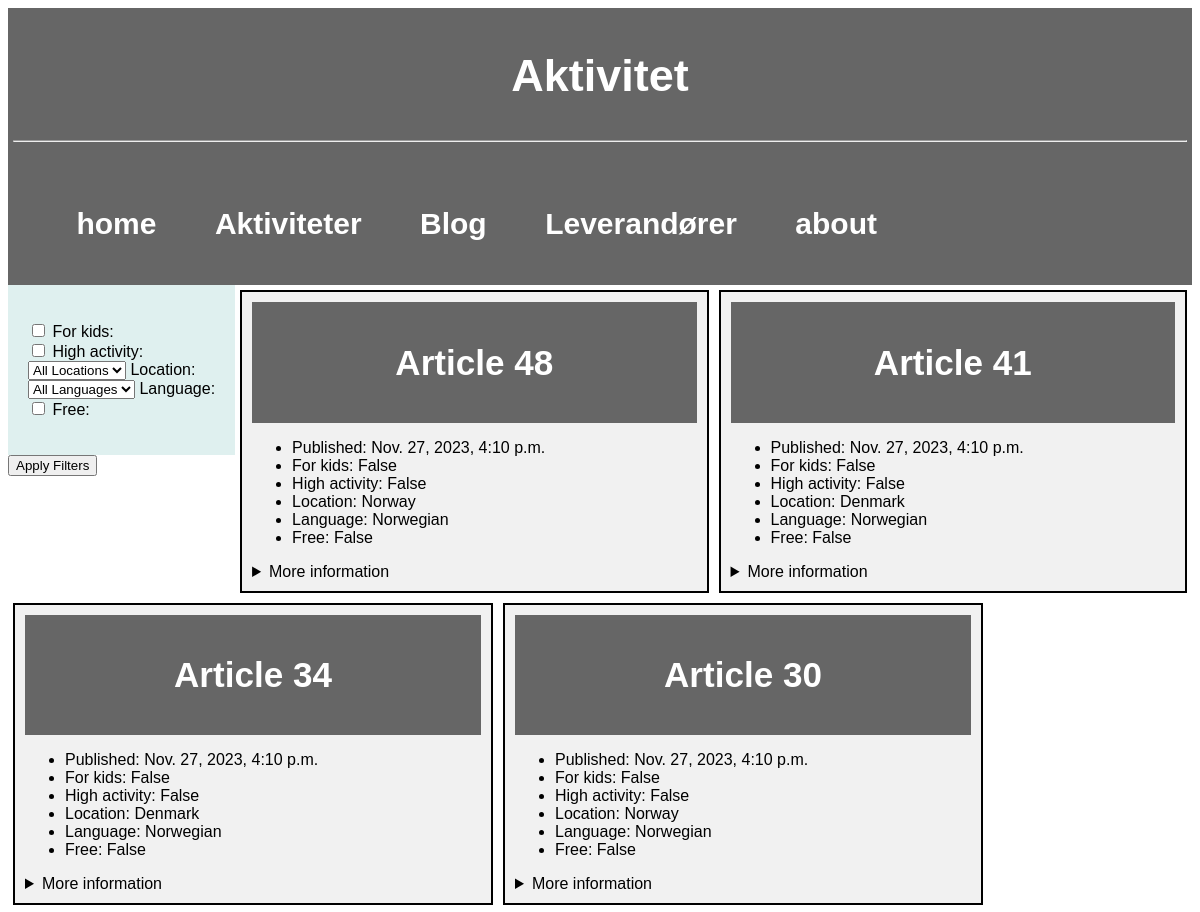
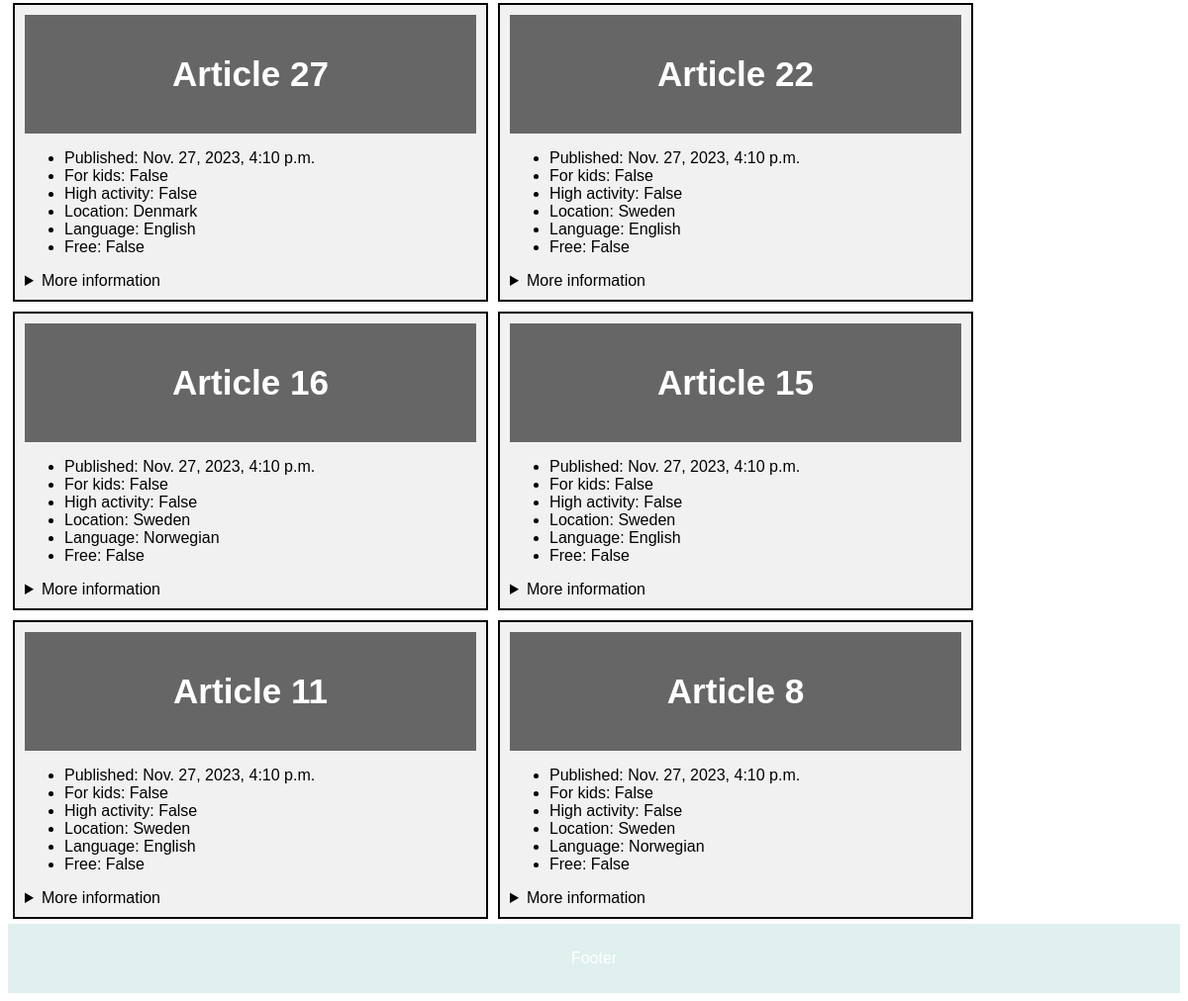
The app's page /articles/ with its own data (2 pictures, top to bottom).
### polls/models.py (models this page shows)
class Article(models.Model):
    title = models.CharField(max_length=200)
    pub_date = models.DateTimeField('date published')
    for_kids = models.BooleanField(default=False)
    high_activity = models.BooleanField(default=False)
    location = models.ForeignKey(Location, on_delete=models.CASCADE)
    language = models.ForeignKey(Language, on_delete=models.CASCADE)
    free = models.BooleanField(default=False)
    slot1_remaining_count = models.IntegerField(default=20)
    slot2_remaining_count = models.IntegerField(default=20)
    slot3_remaining_count = models.IntegerField(default=20)

class Location(models.Model):
    name = models.CharField(max_length=100)

class Language(models.Model):
    name = models.CharField(max_length=100)

### polls/views.py (the view)
# urls.py: path('articles/', ArticleListView.as_view(), name='article_list'),
class ArticleListView(ListView):
    model = Article
    template_name = 'polls/article_list.html'
    context_object_name = 'articles'
    paginate_by = 10  # Set the number of articles per page
    def get_queryset(self):
        queryset = super().get_queryset()
        form = ArticleFilterForm(self.request.GET)
        if form.is_valid():
            location = form.cleaned_data.get('location')
            language = form.cleaned_data.get('language')
            for_kids = form.cleaned_data.get('for_kids')
            high_activity = form.cleaned_data.get('high_activity')
            free = form.cleaned_data.get('free')
            if location:
                queryset = queryset.filter(location=location)
            if language:
                queryset = queryset.filter(language=language)
            if for_kids is not None:
                queryset = queryset.filter(for_kids=for_kids)
            if high_activity is not None:
                queryset = queryset.filter(high_activity=high_activity)
            if free is not None:
                queryset = queryset.filter(free=free)
        return queryset.order_by("-pub_date")
    def get_context_data(self, **kwargs):
        context = super().get_context_data(**kwargs)
        context['form'] = ArticleFilterForm(self.request.GET)
        return context
    def get(self, request, *args, **kwargs):
        self.object_list = self.get_queryset()
        context = self.get_context_data()
        return self.render_to_response(context)

### polls/forms.py
class ArticleFilterForm(forms.Form):
    location = forms.ModelChoiceField(queryset=Location.objects.all(), empty_label="All Locations", required=False)
    language = forms.ModelChoiceField(queryset=Language.objects.all(), empty_label="All Languages", required=False)
    for_kids = forms.BooleanField(required=False, initial=False,
                                  widget=forms.CheckboxInput(attrs={'class': 'form-check-input'}))
    high_activity = forms.BooleanField(required=False, initial=False,
                                       widget=forms.CheckboxInput(attrs={'class': 'form-check-input'}))
    free = forms.BooleanField(required=False, initial=False,
                              widget=forms.CheckboxInput(attrs={'class': 'form-check-input'}))
    def __init__(self, *args, **kwargs):
        super(ArticleFilterForm, self).__init__(*args, **kwargs)
        self.fields['location'].label_from_instance = lambda obj: obj.name
        self.fields['language'].label_from_instance = lambda obj: obj.name

### polls/templates/polls/article_list.html (shortened to what this page needs)
<!DOCTYPE html>
<html lang="en">
<head>
</head>
<body>
<header>
  <h2>Aktivitet</h2>
  <hr>
</header>
<header class="header2">
  <h4 class="toptext">home</h4>
  <h4 class="toptext">Aktiviteter</h4>
  <h4 class="toptext">Blog</h4>
  <h4 class="toptext">Leverandører</h4>
  <h4 class="toptext">about</h4>
</header>
<section>
  <form method="get" action="{% url 'polls:article_list' %}">
    <nav>
      <ul>
        <li>
          {{ form.for_kids }}
          <label>{{ form.for_kids.label_tag }}</label>
        </li>
        <li>
          {{ form.high_activity }}
          <label>{{ form.high_activity.label_tag }}</label>
        </li>
        <li>
          {{ form.location }}
          <label>{{ form.location.label_tag }}</label>
        </li>
        <li>
          {{ form.language }}
          <label>{{ form.language.label_tag }}</label>
        </li>
        <li>
          {{ form.free }}
          <label>{{ form.free.label_tag }}</label>
        </li>
      </ul>
    </nav>
    <button type="submit">Apply Filters</button>
  </form>
    {% for article in articles %}
        <article>
          <header><h1>{{ article.title }}</h1></header>
          <ul>
            <li>Published: {{ article.pub_date }}</li>
            <li>For kids: {{ article.for_kids }}</li>
            <li>High activity: {{ article.high_activity }}</li>
            <li>Location: {{ article.location.name }}</li>
            <li>Language: {{ article.language.name }}</li>
            <li>Free: {{ article.free }}</li>
          </ul>
          <details>
        <summary>More information</summary>
      </details>
        </article>
    {% endfor %}
</section>
<footer>
  <p>Footer</p>
</footer>
</body>
</html>

### polls/templates/polls/article_list.html (style rules this page uses)
* { box-sizing: border-box; }
body { font-family: Arial, Helvetica, sans-serif; }
header { background-color: #666; padding: 5px; text-align: center; font-size: 30px; color: white; }
.header2 { display: flex; flex-direction: row; flex-flow: row wrap; padding-left: 10px; }
.toptext { padding-left: 5%; }
section { display: flex; display: -webkit-flex; flex-direction: column; flex-flow: row wrap; flex: 0 100%; }
nav { -webkit-flex: 1; -ms-flex: 1; flex: 1; background: #dff0ef; padding: 20px; }
nav ul { list-style-type: none; padding: 0; }
article { -webkit-flex: 3; -ms-flex: 3; flex: 3; flex-direction: column; background-color: #f1f1f1; padding: 10px; max-width: 30em; min-width: 25em; border:2px solid black; margin: 5px; }
footer { display: flex flex-direction: row; background-color: #dff0ef; padding: 10px; text-align: center; color: white; }

### records on screen
Article: title "Article 48", pub_date "Nov. 27, 2023, 4:10 p.m.", for_kids "False", high_activity "False", location.name "Norway", language.name "Norwegian", free "False"
Article: title "Article 41", pub_date "Nov. 27, 2023, 4:10 p.m.", for_kids "False", high_activity "False", location.name "Denmark", language.name "Norwegian", free "False"
Article: title "Article 34", pub_date "Nov. 27, 2023, 4:10 p.m.", for_kids "False", high_activity "False", location.name "Denmark", language.name "Norwegian", free "False"
Article: title "Article 30", pub_date "Nov. 27, 2023, 4:10 p.m.", for_kids "False", high_activity "False", location.name "Norway", language.name "Norwegian", free "False"
Article: title "Article 27", pub_date "Nov. 27, 2023, 4:10 p.m.", for_kids "False", high_activity "False", location.name "Denmark", language.name "English", free "False"
Article: title "Article 22", pub_date "Nov. 27, 2023, 4:10 p.m.", for_kids "False", high_activity "False", location.name "Sweden", language.name "English", free "False"
Article: title "Article 16", pub_date "Nov. 27, 2023, 4:10 p.m.", for_kids "False", high_activity "False", location.name "Sweden", language.name "Norwegian", free "False"
Article: title "Article 15", pub_date "Nov. 27, 2023, 4:10 p.m.", for_kids "False", high_activity "False", location.name "Sweden", language.name "English", free "False"
Article: title "Article 11", pub_date "Nov. 27, 2023, 4:10 p.m.", for_kids "False", high_activity "False", location.name "Sweden", language.name "English", free "False"
Article: title "Article 8", pub_date "Nov. 27, 2023, 4:10 p.m.", for_kids "False", high_activity "False", location.name "Sweden", language.name "Norwegian", free "False"
